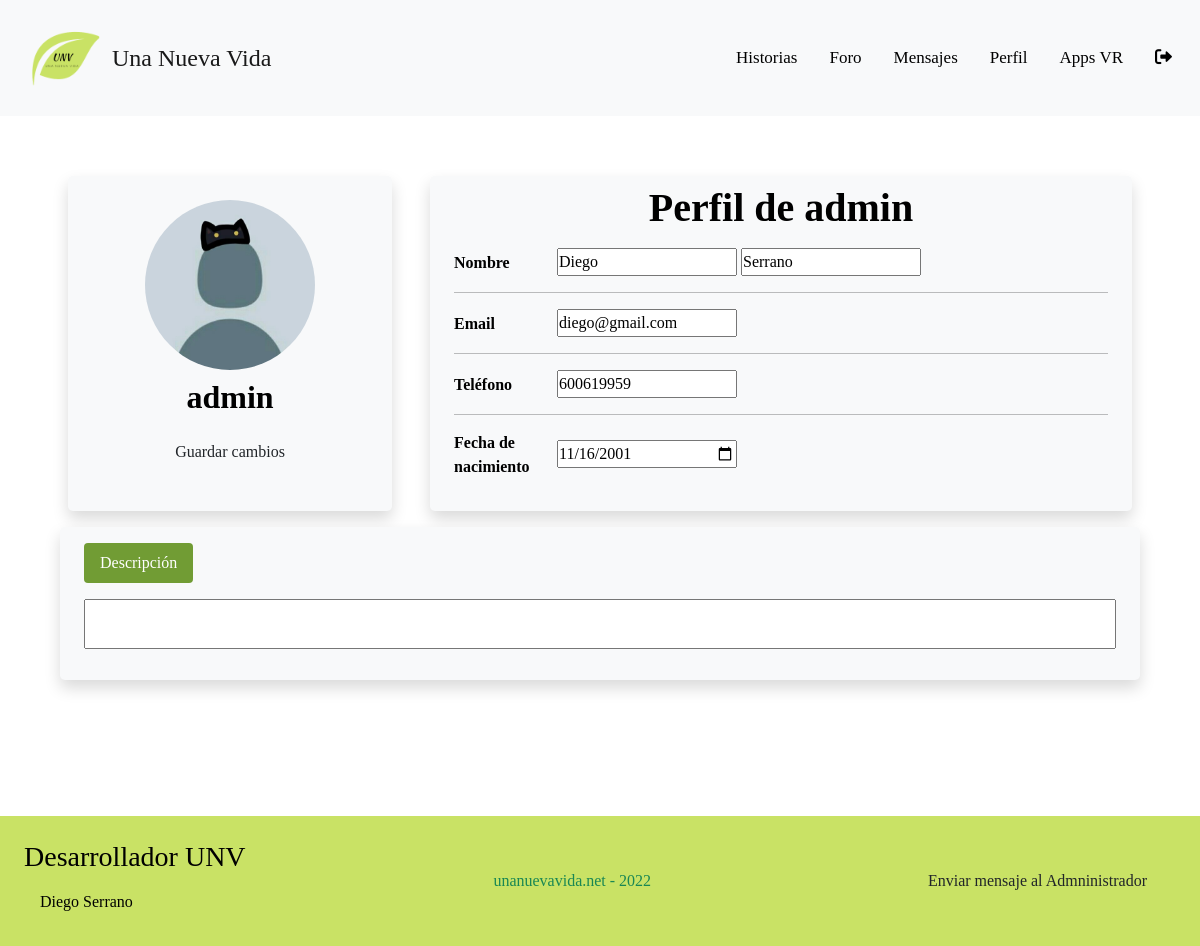
The page /web/index.php?ctl=modificarPerfil&id=1 (signed in) on the database its author committed.
### tables this page shows
CREATE TABLE `usuarios` (
  `id_usuario` int(11) NOT NULL,
  `usuario` varchar(10) NOT NULL,
  `password` varchar(200) NOT NULL,
  `nombre` varchar(20) NOT NULL,
  `apellidos` varchar(40) DEFAULT NULL,
  `email` varchar(40) NOT NULL,
  `telefono` varchar(12) DEFAULT NULL,
  `fecha_nac` date DEFAULT NULL,
  `descripcion` text DEFAULT NULL,
  `foto_perfil` varchar(100) NOT NULL,
  `fecha_creacion` datetime NOT NULL DEFAULT current_timestamp(),
  `rol` int(11) NOT NULL,
  `activo` int(11) NOT NULL,
  `google` tinyint(4) NOT NULL
);

### app/controladores/cUsuarios.php (called while the page is built, shortened)
<?php
class cUsuarios
{
    public function modificarPerfil()
    {
        try {
            $usuario = new Usuario();
            $params = $usuario->getUsuario($_SESSION['id_usuario']);
        } catch (Exception $e) {
            error_log($e->getMessage() . microtime() . PHP_EOL, 3, "logExceptio.txt");
            header('Location: index.php?ctl=error');
        } catch (Error $e) {
            error_log($e->getMessage() . microtime() . PHP_EOL, 3, "logError.txt");
            header('Location: index.php?ctl=error');
        }
        require __DIR__ . '/../vistas/vModificarPerfil.php';
    }
}

### app/modelos/Model.php (called while the page is built, shortened)
<?php
class Model extends PDO {
    public function __construct()
    {
            $this->conexion = new PDO('mysql:host=' . Config::$mvc_bd_hostname . ';dbname=' . Config::$mvc_bd_nombre . '', Config::$mvc_bd_usuario, Config::$mvc_bd_clave);
    }
}
?>

### app/modelos/classUsuario.php (called while the page is built, shortened)
<?php
class Usuario extends Model {
    public function getUsuario($id) {
        $consulta = "SELECT * FROM usuarios WHERE id_usuario=:id";
        $result = $this->conexion->prepare($consulta);
        $result->bindParam(':id', $id);
        if ($result->execute()) {
            return $result->fetch(PDO::FETCH_ASSOC);
        } else {
            return false;
        }
    }
}
?>

### app/vistas/vModificarPerfil.php (the view, shortened to what this page needs)
<main class="container-fluid perfilContainer" id="perfilContainer">
	<form
		action="<?php echo "index.php?ctl=modificarPerfil&id=" . $_SESSION['id_usuario']?>" method="POST" id="form1" enctype="multipart/form-data">
		<div class="row justify-content-center">
			<div
				class="d-grid mb-3 col-12 col-md-3 bg-light border-2 border-dark rounded-3 shadow imgContainerP">
				<input type="file" id="foto_perfil" name="foto_perfil"> <a
					href="javascript:document.getElementById('foto_perfil').click();"
					class="rounded-circle text-center mx-auto"> <img
					class="rounded-circle mt-4 imgPfpH"
					src="<?php echo $params['foto_perfil'] ?>"
					title="Click to change profile pic" alt="Picture"></a>
				<h2 class="fw-bold text-center"><?php echo $params['usuario'] ?></h2>
				<a class="text-center mb-3"><button type="submit" form="form1"
						class="btn colorSecundario w-75 text-center mb-3" name="saveChanges">Guardar
						cambios</button></a>
			</div>
			<div
				class="col-12 col-md-8 bg-light border-2 border-dark rounded-3 shadow pt-2 pb-3 px-4 mb-3 infoContainer">
				<h1 class="fw-bold text-center mb-3">Perfil de <?php echo $params['usuario'] ?></h1>
				<p>
					<span class="d-inline-block fw-bold me-4 align-middle">Nombre</span>
					<input type="text" id="nombre" name="nombre"
						value="<?php echo $params['nombre'] ?>" placeholder="First name"
						required></input> <input type="text" id="apellidos" name="apellidos"
						value="<?php echo (isset($params['apellidos']))?$params['apellidos']:"" ?>"
						placeholder="Last name"></input>
				</p>
				<hr>
				<p>
					<span class="d-inline-block fw-bold me-4 align-middle">Email</span>
					<input type="email" id="email" name="email"
						value="<?php echo $params['email'] ?>" placeholder="Email"
						required></input>
				</p>
				<hr>
				<p>
					<span class="d-inline-block fw-bold me-4 align-middle">Teléfono</span>
					<input type="tel" id="tel" name="tel"
						value="<?php echo (isset($params['telefono']) && !empty($params['telefono']))? $params['telefono']:"" ?>"></input>
				</p>
				<hr>
				<p>
					<span class="d-inline-block fw-bold me-4 align-middle">Fecha de nacimiento</span>
					<input type="date" id="fNacimiento" name="fNacimiento"
						value="<?php echo $params['fecha_nac'] ?>"></input>
				</p>
			</div>
		</div>
		<div class="row justify-content-center">
			<div
				class="col-12 col-md-12 bg-light border-2 border-dark rounded-3 shadow pt-3 pb-4 px-4 extraContainer">
				<ul class="nav nav-pills mb-3" id="pills-tab" role="tablist">
					<li class="nav-item" role="presentation">
						<button class="nav-link active" id="pills-desc-tab"
							data-bs-toggle="pill" data-bs-target="#pills-desc" type="button"
							role="tab" aria-controls="pills-desc" aria-selected="true">Descripción</button>
					</li>
				</ul>
				<div class="tab-content" id="pills-tabContent">
					<div class="tab-pane fade show active text-justify" id="pills-desc"
						role="tabpanel" aria-labelledby="pills-desc-tab">
						<textarea id="descripcion" name="descripcion" onkeyup="textAreaAdjust(this)"><?php echo (isset($params['descripcion']))?$params['descripcion']:"" ?></textarea>
					</div>
				</div>
			</div>
		</div>
	</form>
</main>
<?php include __DIR__ . '/layout.php' ?>

### web/css/style.css (style rules this page uses)
* { -webkit-box-sizing: border-box; box-sizing: border-box; margin: 0; padding: 0; font-family: 'Press Start 2P', cursive; }
h1 { text-align: center; }
.perfilContainer { width: 90%; margin-top: 5%; color: black; }
.imgPfp, .imgPfpH { width: 150px; min-width: 120px; height: 150px; overflow: hidden; object-fit: cover; transition: .5s ease; }
.infoContainer { width: 100%; min-width: 300px; color: black; }
.infoContainer span { width: 75px; }
.extraContainer { width: 100%; min-width: 300px; color: black; }
.text-justify { text-align: justify; }
.perfilContainer textarea { width: 100%; resize: none; overflow: hidden; }
.imgContainerP { width: 70%; min-width: 300px; margin-right: 0%; }
@media ( min-width : 992px) { .perfilContainer input { width: 180px; } }
@media ( min-width : 992px) { .imgContainerP { width: 30%; min-width: 200px; margin-right: 38px; } }
@media ( min-width : 992px) { .imgPfp, .imgPfpH { width: 170px; height: 170px; } }
@media ( min-width : 992px) { .infoContainer { width: 65%; min-width: 500px; } }
@media ( min-width : 992px) { .extraContainer { width: 100%; min-width: 300px; margin-bottom: 0%; } }
.nav-pills .nav-link.active { background-color: #719C34; color:white; }
.nav-pills .nav-link { color: #719C34; }

### rows shown on the page
usuarios: foto_perfil (placeholder picture), usuario "admin", nombre "Diego", apellidos "Serrano", email "diego@gmail.com", tel "600619959", fNacimiento "11/16/2001"
